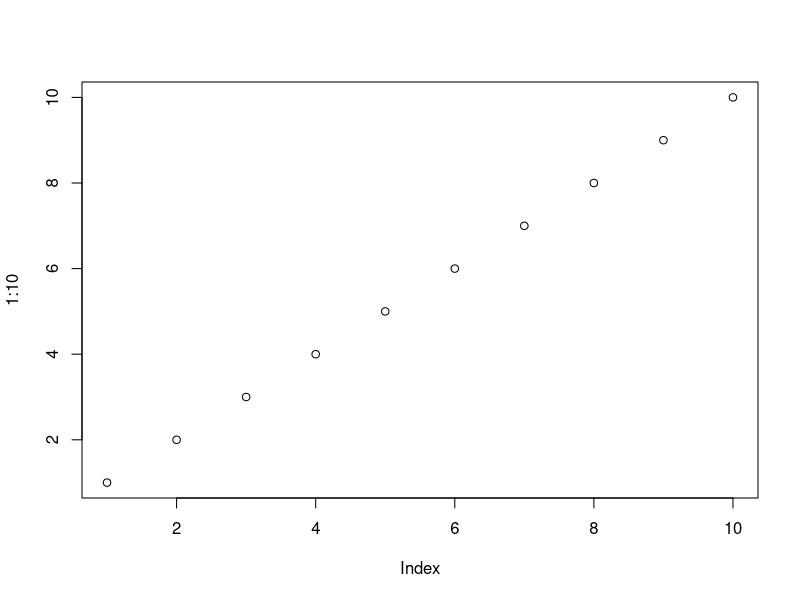
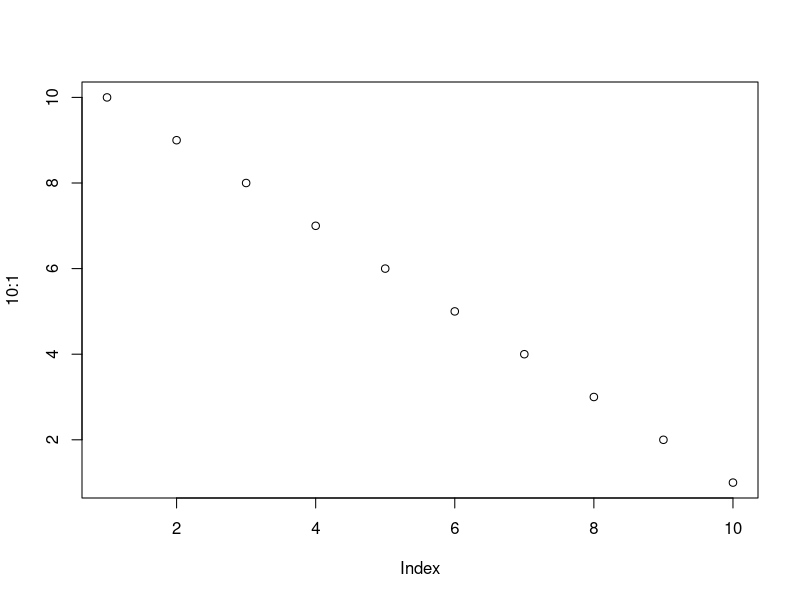
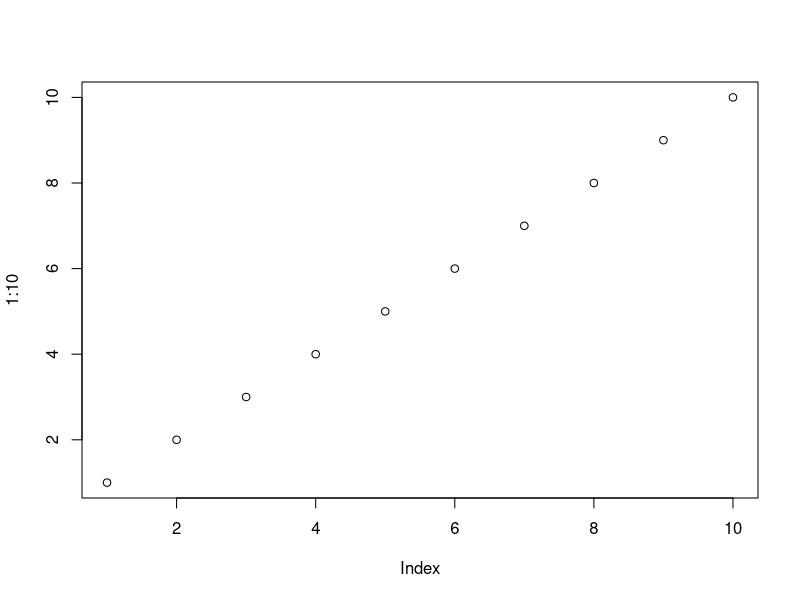
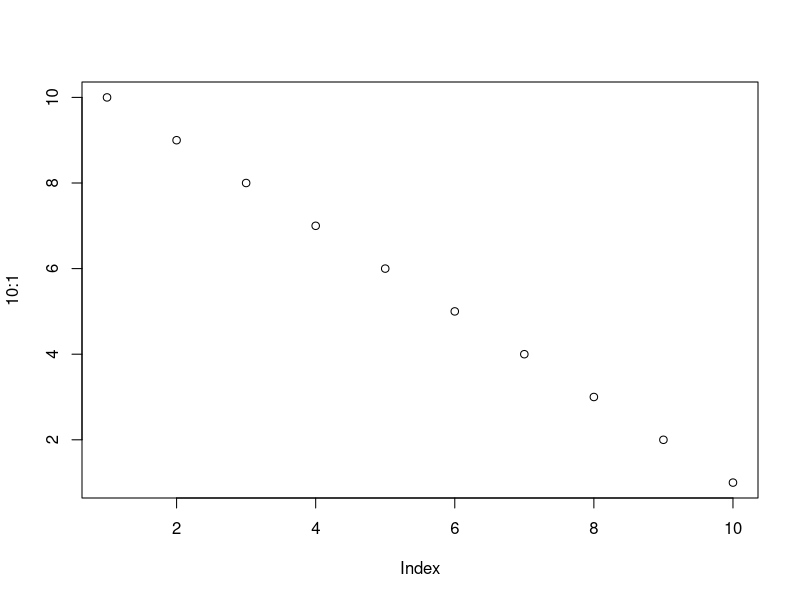

These charts were generated, in order, by the following R code:
## ---- chunk 1
knitr::opts_chunk$set(
  collapse = TRUE,
  comment = "#>"
)
## ---- chunk 2
plot(1:10)
plot(10:1)
## ---- chunk 3
knitr::kable(head(mtcars, 10))
## ---- chunk 4
knitr::opts_chunk$set(
  collapse = TRUE,
  comment = "#>"
)
## ---- chunk 5
plot(1:10)
plot(10:1)
## ---- chunk 6
knitr::kable(head(mtcars, 10))
